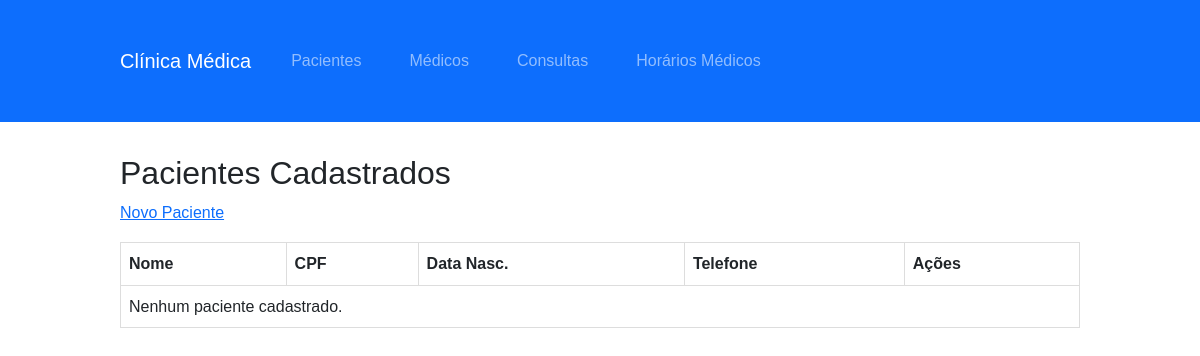
/pacientes/, run on an earlier commit of the app's database.
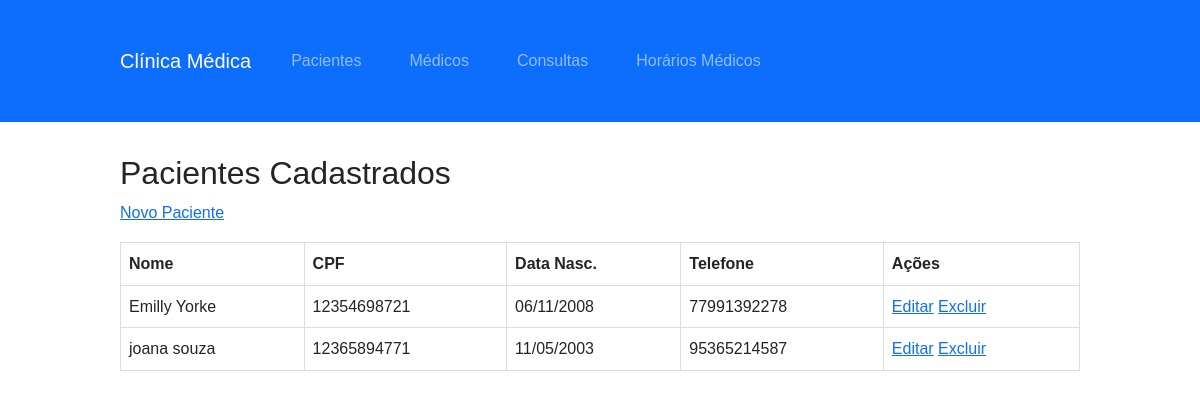
And on a later commit of the database.
### agendamento/models.py (models this page shows, shortened)
class Paciente(models.Model):
    nome = models.CharField(max_length=100)
    cpf = models.CharField(max_length=11, unique=True, validators=[MinLengthValidator(11)])
    data_nascimento = models.DateField()
    telefone = models.CharField(max_length=20)

### agendamento/views.py (the view)
# urls.py: path('pacientes/', views.PacienteListView.as_view(), name='paciente_list'),
class PacienteListView(ListView):
    model = Paciente
    template_name = 'agendamento/paciente_list.html'

### agendamento/templates/agendamento/paciente_list.html
{% extends 'agendamento/base.html' %}
{% block content %}
<h2>Pacientes Cadastrados</h2>
<a href="{% url 'paciente-create' %}">Novo Paciente</a>
<table class="table">
    <thead>
        <tr>
            <th>Nome</th>
            <th>CPF</th>
            <th>Data Nasc.</th>
            <th>Telefone</th>
            <th>Ações</th>
        </tr>
    </thead>
    <tbody>
        {% for paciente in object_list %}
        <tr>
            <td>{{ paciente.nome }}</td>
            <td>{{ paciente.cpf }}</td>
            <td>{{ paciente.data_nascimento|date:"d/m/Y" }}</td>
            <td>{{ paciente.telefone }}</td>
            <td>
                <a href="{% url 'paciente-update' paciente.pk %}">Editar</a>
                <a href="{% url 'paciente-delete' paciente.pk %}">Excluir</a>
            </td>
        </tr>
        {% empty %}
        <tr>
            <td colspan="5">Nenhum paciente cadastrado.</td>
        </tr>
        {% endfor %}
    </tbody>
</table>
{% endblock %}

What changed in the data, as far as the page shows it:
added Paciente: nome "Emilly Yorke", cpf "12354698721", data_nascimento "06/11/2008", telefone "77991392278"
added Paciente: nome "joana souza", cpf "12365894771", data_nascimento "11/05/2003", telefone "95365214587"
Also different on the page:
text no longer shown: "Nenhum paciente cadastrado."
